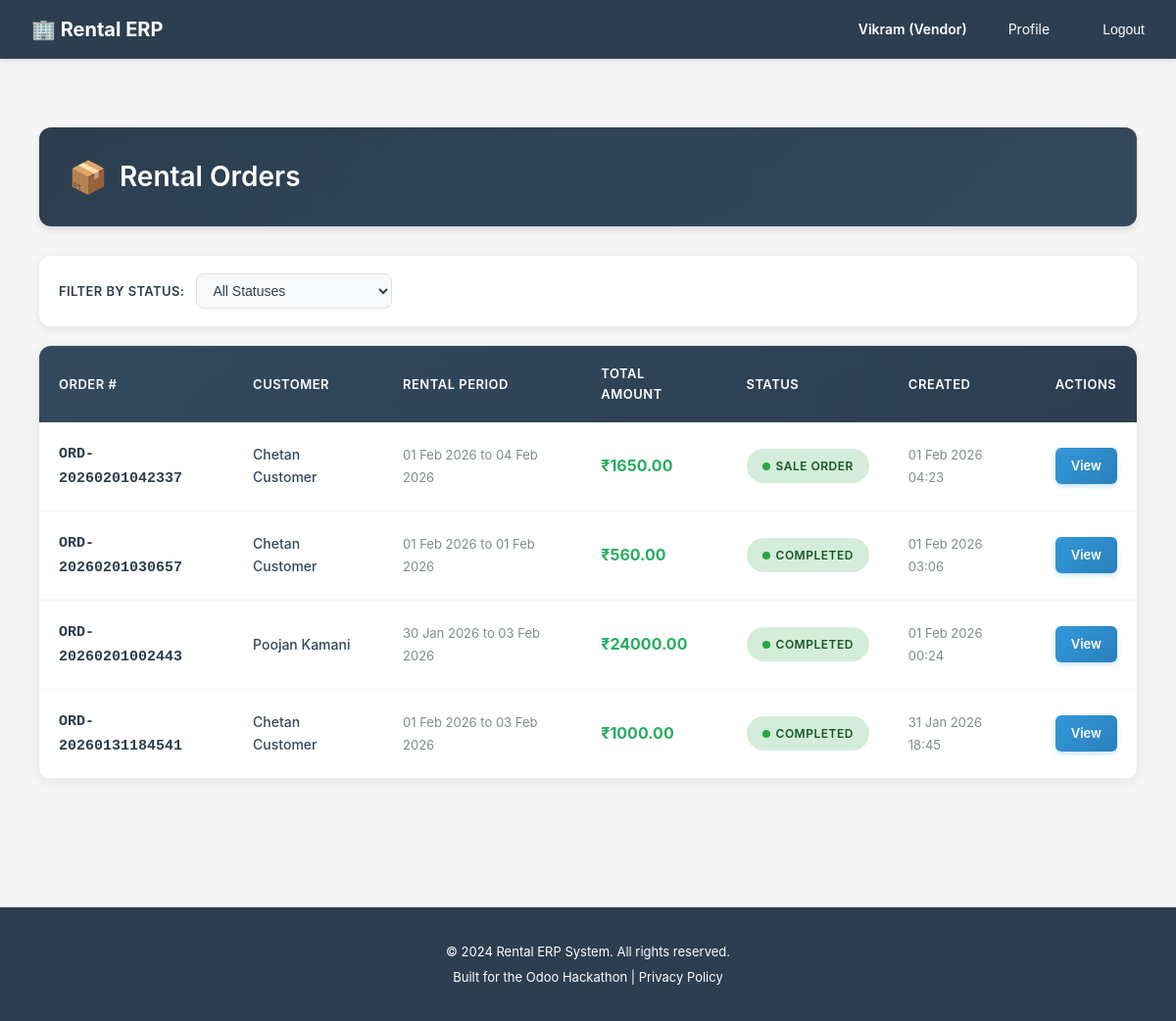
The page /rentals/order/list/ (signed in) on the database as committed earlier.
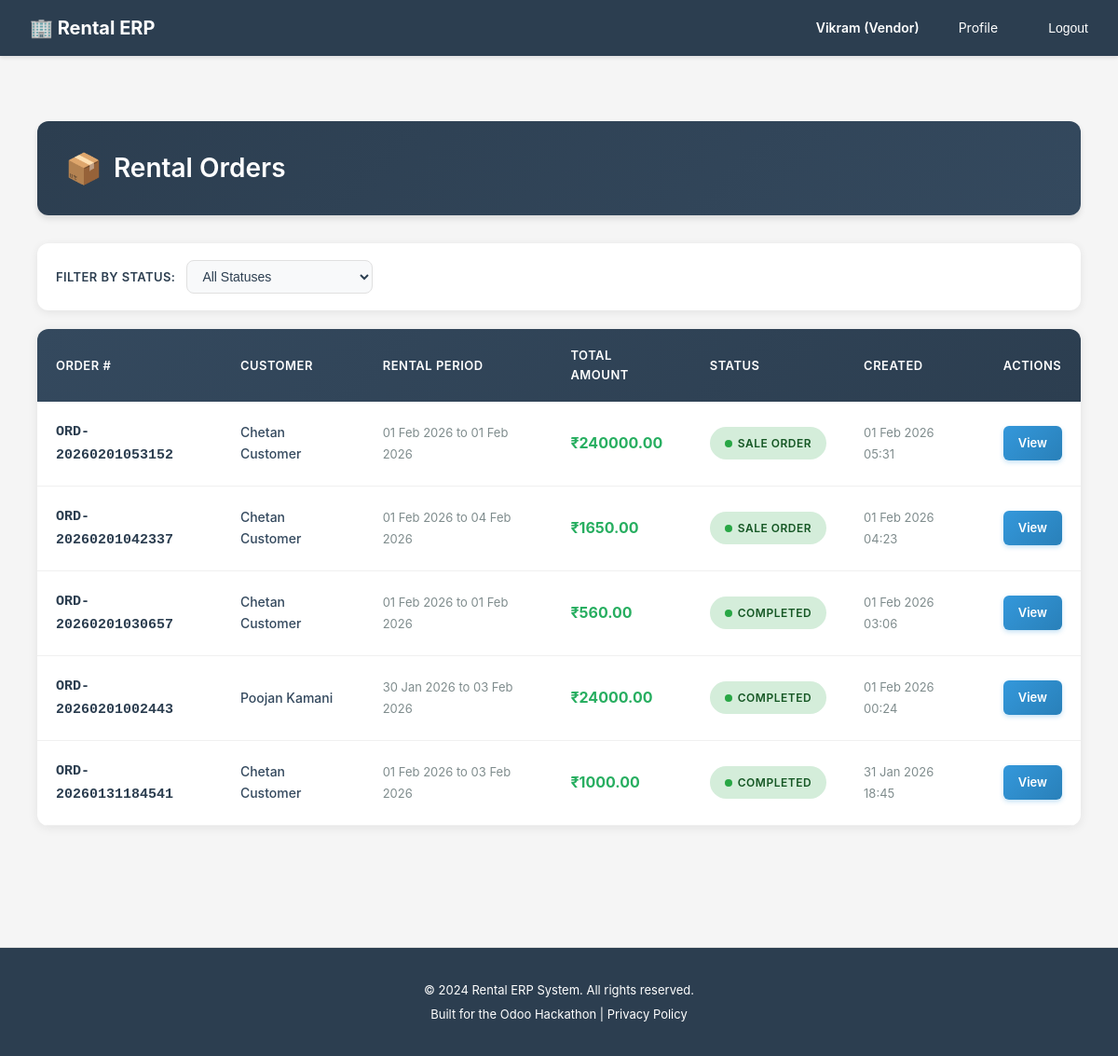
The same page on the database as committed later.
### rentals/models.py (models this page shows, shortened)
class RentalOrder(models.Model):
    STATUS_CHOICES = [
        ('draft', 'Draft'),               # Initial state
        ('confirmed', 'Confirmed'),       # Customer committed, stock reserved
        ('in_progress', 'In Progress'),   # Customer has picked up items
        ('completed', 'Completed'),       # Items returned successfully
        ('cancelled', 'Cancelled'),       # Order cancelled before completion
        ('invoiced', 'Invoiced'),         # Invoice generated and sent
    ]
    order_number = models.CharField(
        max_length=50,
        unique=True,
        help_text="Auto-generated unique order ID (e.g., RO-2026-0001)"
    )
    quotation = models.OneToOneField(
        Quotation,
        on_delete=models.SET_NULL,
        blank=True,
        null=True,
        related_name='rental_order',
        help_text="Source quotation that was converted to this order"
    )
    customer = models.ForeignKey(
        settings.AUTH_USER_MODEL,
        on_delete=models.CASCADE,
        related_name='rental_orders',
        limit_choices_to={'role': 'customer'},
        help_text="Customer placing the rental order"
    )
    vendor = models.ForeignKey(
        settings.AUTH_USER_MODEL,
        on_delete=models.CASCADE,
        related_name='vendor_rental_orders',
        limit_choices_to={'role': 'vendor'},
        help_text="Vendor fulfilling the rental order"
    )
    status = models.CharField(
        max_length=20,
        choices=STATUS_CHOICES,
        default='draft',
        help_text="Current order stage in the rental lifecycle"
    )
    delivery_address = models.TextField(
        help_text="Where items will be delivered/picked up"
    )
    billing_address = models.TextField(
        help_text="Address for invoice (may differ from delivery)"
    )
    subtotal = models.DecimalField(
        max_digits=12,
        decimal_places=2,
        default=Decimal('0.00'),
        help_text="Sum of all order lines"
    )
    discount_amount = models.DecimalField(
        max_digits=12,
        decimal_places=2,
        default=Decimal('0.00'),
        help_text="Discount applied"
    )
    tax_amount = models.DecimalField(
        max_digits=12,
        decimal_places=2,
        default=Decimal('0.00'),
        help_text="GST amount"
    )
    late_fee = models.DecimalField(
        max_digits=12,
        decimal_places=2,
        default=Decimal('0.00'),
        help_text="Late return penalties (added if items returned late)"
    )
    total = models.DecimalField(
        max_digits=12,
        decimal_places=2,
        default=Decimal('0.00'),
        help_text="Final order total including all fees"
    )
    advance_payment_percentage = models.DecimalField(
        max_digits=5,
        decimal_places=2,
        default=Decimal('0.00'),
        help_text="Required advance payment % for this order"
    )
    advance_payment_amount = models.DecimalField(
        max_digits=12,
        decimal_places=2,
        default=Decimal('0.00'),
        help_text="Calculated advance amount expected"
    )
    deposit_amount = models.DecimalField(
        max_digits=12,
        decimal_places=2,
        default=Decimal('0.00'),
        help_text="Security deposit collected upfront"
    )
    paid_amount = models.DecimalField(
        max_digits=12,
        decimal_places=2,
        default=Decimal('0.00'),
        help_text="Amount paid so far (partial or full)"
    )
    notes = models.TextField(
        blank=True,
        null=True,
        help_text="Special instructions or customer requests"
    )
    requires_approval = models.BooleanField(
        default=False,
        help_text="Whether this order needs approval (for high-value orders)"
    )
    approval_status = models.CharField(
        max_length=20,
        choices=[
            ('not_required', 'Not Required'),
            ('pending', 'Pending Approval'),
            ('approved', 'Approved'),
            ('rejected', 'Rejected'),
        ],
        default='not_required',
        help_text="Current approval status"
    )
    approved_by = models.ForeignKey(
        settings.AUTH_USER_MODEL,
        on_delete=models.SET_NULL,
        blank=True,
        null=True,
        related_name='approved_rental_orders',
        help_text="Admin who approved this order"
    )
    approved_at = models.DateTimeField(
        blank=True,
        null=True,
        help_text="When this order was approved"
    )
    created_at = models.DateTimeField(auto_now_add=True)
    updated_at = models.DateTimeField(auto_now=True)
    confirmed_at = models.DateTimeField(
        blank=True,
        null=True,
        help_text="When order was confirmed"
    )
    completed_at = models.DateTimeField(
        blank=True,
        null=True,
        help_text="When all items were returned"
    )
    class Meta:
        db_table = 'rental_orders'
        verbose_name = 'Rental Order'
        verbose_name_plural = 'Rental Orders'
        ordering = ['-created_at']
        indexes = [
            models.Index(fields=['customer', 'status']),
            models.Index(fields=['vendor', 'status']),
            models.Index(fields=['order_number']),
        ]
    @property
    def total_amount(self):
        return self.total

class RentalOrderLine(models.Model):
    rental_order = models.ForeignKey(
        RentalOrder,
        on_delete=models.CASCADE,
        related_name='order_lines',
        help_text="Parent rental order"
    )
    product = models.ForeignKey(
        'catalog.Product',
        on_delete=models.CASCADE,
        related_name='rental_order_lines',
        help_text="Product being rented"
    )
    product_variant = models.ForeignKey(
        'catalog.ProductVariant',
        on_delete=models.CASCADE,
        blank=True,
        null=True,
        related_name='rental_order_lines',
        help_text="Specific variant being rented"
    )
    rental_start_date = models.DateTimeField(
        help_text="Scheduled pickup date/time"
    )
    rental_end_date = models.DateTimeField(
        help_text="Scheduled return date/time"
    )
    actual_pickup_date = models.DateTimeField(
        blank=True,
        null=True,
        help_text="When customer actually picked up the item"
    )
    actual_return_date = models.DateTimeField(
        blank=True,
        null=True,
        help_text="When customer actually returned the item"
    )
    quantity = models.PositiveIntegerField(
        default=1,
        validators=[MinValueValidator(1)],
        help_text="Number of units rented"
    )
    unit_price = models.DecimalField(
        max_digits=10,
        decimal_places=2,
        help_text="Rental price per unit"
    )
    line_total = models.DecimalField(
        max_digits=12,
        decimal_places=2,
        help_text="quantity × unit_price"
    )
    duration_days = models.PositiveIntegerField(
        default=1,
        help_text="Rental duration in days"
    )
    duration_hours = models.PositiveIntegerField(
        default=0,
        help_text="Additional hours beyond full days"
    )
    is_late_return = models.BooleanField(
        default=False,
        help_text="Item returned after scheduled end date"
    )
    late_days = models.PositiveIntegerField(
        default=0,
        help_text="Number of days late (0 if on time)"
    )
    late_fee_charged = models.DecimalField(
        max_digits=10,
        decimal_places=2,
        default=Decimal('0.00'),
        help_text="Late return penalty amount"
    )
    created_at = models.DateTimeField(auto_now_add=True)
    updated_at = models.DateTimeField(auto_now=True)
    class Meta:
        db_table = 'rental_order_lines'
        verbose_name = 'Rental Order Line'
        verbose_name_plural = 'Rental Order Lines'
        ordering = ['rental_order', 'id']

### accounts/models.py (models this page shows, shortened)
class User(AbstractUser):
    ROLE_CHOICES = [
        ('customer', 'Customer'),  # End-user who rents products
        ('vendor', 'Vendor'),      # Business user who owns rental products
        ('admin', 'Admin'),        # System administrator with full access
    ]
    email = models.EmailField(
        unique=True,
        validators=[EmailValidator()],
        help_text="Used for login and notifications"
    )
    role = models.CharField(
        max_length=20,
        choices=ROLE_CHOICES,
        default='customer',
        help_text="Determines user's permissions and accessible features"
    )
    phone = models.CharField(
        max_length=15,
        blank=True,
        null=True,
        validators=[
            RegexValidator(
                regex=r'^\+?1?\d{9,15}$',
                message="Phone number must be entered in the format: '+999999999'. Up to 15 digits allowed."
            )
        ],
        help_text="Contact number for order notifications and support"
    )
    is_verified = models.BooleanField(
        default=False,
        help_text="Email verification status for security"
    )
    totp_secret = models.CharField(
        max_length=32,
        blank=True,
        null=True,
        help_text="TOTP secret key for 2FA (encrypted)"
    )
    totp_enabled = models.BooleanField(
        default=False,
        help_text="Whether TOTP 2FA is enabled for this user"
    )
    created_at = models.DateTimeField(auto_now_add=True)
    updated_at = models.DateTimeField(auto_now=True)
    @property
    def phone_number(self):
        """Property alias for backward compatibility with older view/form code"""
        return self.phone
    USERNAME_FIELD = 'email'
    REQUIRED_FIELDS = ['username', 'first_name', 'last_name']
    class Meta:
        db_table = 'users'
        verbose_name = 'User'
        verbose_name_plural = 'Users'
        ordering = ['-created_at']

### rentals/views.py (the view)
# urls.py: path('order/list/', views.order_list, name='order_list'),
@login_required
@require_http_methods(["GET"])
def order_list(request):
    if request.user.role == 'customer':
        orders = RentalOrder.objects.filter(customer=request.user).order_by('-created_at')
    elif request.user.role == 'vendor':
        orders = RentalOrder.objects.filter(
            vendor=request.user
        ).order_by('-created_at')
    elif request.user.is_staff:
        orders = RentalOrder.objects.all().order_by('-created_at')
    else:
        return HttpResponseForbidden('You do not have access to orders.')
    status = request.GET.get('status')
    if status:
        orders = orders.filter(status=status)
    return render(request, 'rentals/order_list.html', {
        'orders': orders,
        'status': status,
    })

### rental_erp/compliance.py (called while the page is built)
    def process_request(self, request):
        if not request.user.is_authenticated:
            return None
        if request.method == 'GET':
            path_lower = request.path.lower()
            for model in self.PERSONAL_DATA_MODELS:
                if model in path_lower:
                    self._log_data_access(request, model)
                    break
        return None

    def _log_data_access(self, request, model_name):
        try:
            x_forwarded_for = request.META.get('HTTP_X_FORWARDED_FOR')
            ip = x_forwarded_for.split(',')[0] if x_forwarded_for else request.META.get('REMOTE_ADDR')
            AuditLog.objects.create(
                user=request.user,
                action_type='access',
                model_name=model_name,
                description=f'Data access: {request.path}',
                ip_address=ip,
                user_agent=request.META.get('HTTP_USER_AGENT', ''),
                session_key=request.session.session_key if hasattr(request, 'session') else None,
            )
        except Exception as e:
            logger.error(f'Data access logging failed: {str(e)}')

### templates/rentals/order_list.html (shortened to what this page needs)
{% extends "base.html" %}
{% load static %}
{% block content %}
<div class="orders-container">
    <div class="page-header">
        <h2>Rental Orders</h2>
    </div>
    <div class="filter-card">
        <span class="filter-label">Filter by Status:</span>
        <select class="filter-select" onchange="filterByStatus(this.value)">
            <option value="">All Statuses</option>
        </select>
    </div>
    {% if orders %}
    <div class="orders-table-wrapper">
        <table class="orders-table">
            <thead>
                <tr>
                    <th>Order #</th>
                    <th>Customer</th>
                    <th>Rental Period</th>
                    <th>Total Amount</th>
                    <th>Status</th>
                    <th>Created</th>
                    <th>Actions</th>
                </tr>
            </thead>
            <tbody>
                {% for order in orders %}
                <tr class="order-row">
                    <td><span class="order-number">{{ order.order_number }}</span></td>
                    <td><span class="customer-name">{{ order.customer.get_full_name }}</span></td>
                    <td>
                        {% if order.order_lines.exists %}
                            {% with first_line=order.order_lines.first %}
                                <span class="date-cell">{{ first_line.rental_start_date|date:"d M Y" }} to {{ first_line.rental_end_date|date:"d M Y" }}</span>
                            {% endwith %}
                        {% else %}
                            <span class="date-cell">-</span>
                        {% endif %}
                    </td>
                    <td><span class="amount-cell">₹{{ order.total_amount|floatformat:2 }}</span></td>
                    <td>
                        {% if order.status == 'draft' %}
                            <span class="status-badge status-draft">Draft</span>
                        {% elif order.status == 'confirmed' %}
                            {% if user.role == 'vendor' %}
                                <span class="status-badge status-sale">Sale Order</span>
                            {% else %}
                                <span class="status-badge status-confirmed">Confirmed</span>
                            {% endif %}
                        {% elif order.status == 'in_progress' %}
                            <span class="status-badge status-in-progress">In Progress</span>
                        {% elif order.status == 'completed' %}
                            <span class="status-badge status-completed">Completed</span>
                        {% elif order.status == 'cancelled' %}
                            <span class="status-badge status-cancelled">Cancelled</span>
                        {% endif %}
                    </td>
                    <td><span class="date-cell">{{ order.created_at|date:"d M Y H:i" }}</span></td>
                    <td>
                        <a href="{% url 'rentals:order_detail' order.id %}" class="action-btn">
                            View
                        </a>
                    </td>
                </tr>
                {% endfor %}
            </tbody>
        </table>
    </div>
    {% else %}
    <div class="empty-state">
        <div class="empty-state-icon">📭</div>
        <p class="empty-state-text">No rental orders found.</p>
    </div>
    {% endif %}
</div>
{% endblock %}

Rows that differ between the two databases and show on the page:
added RentalOrder: order_number "ORD-20260201053152", customer.get_full_name "Chetan Customer", order_lines.first.rental_start_date "01 Feb 2026", order_lines.first.rental_end_date "01 Feb 2026", total_amount "240000.00", status "SALE ORDER", created_at "01 Feb 2026 05:31"
